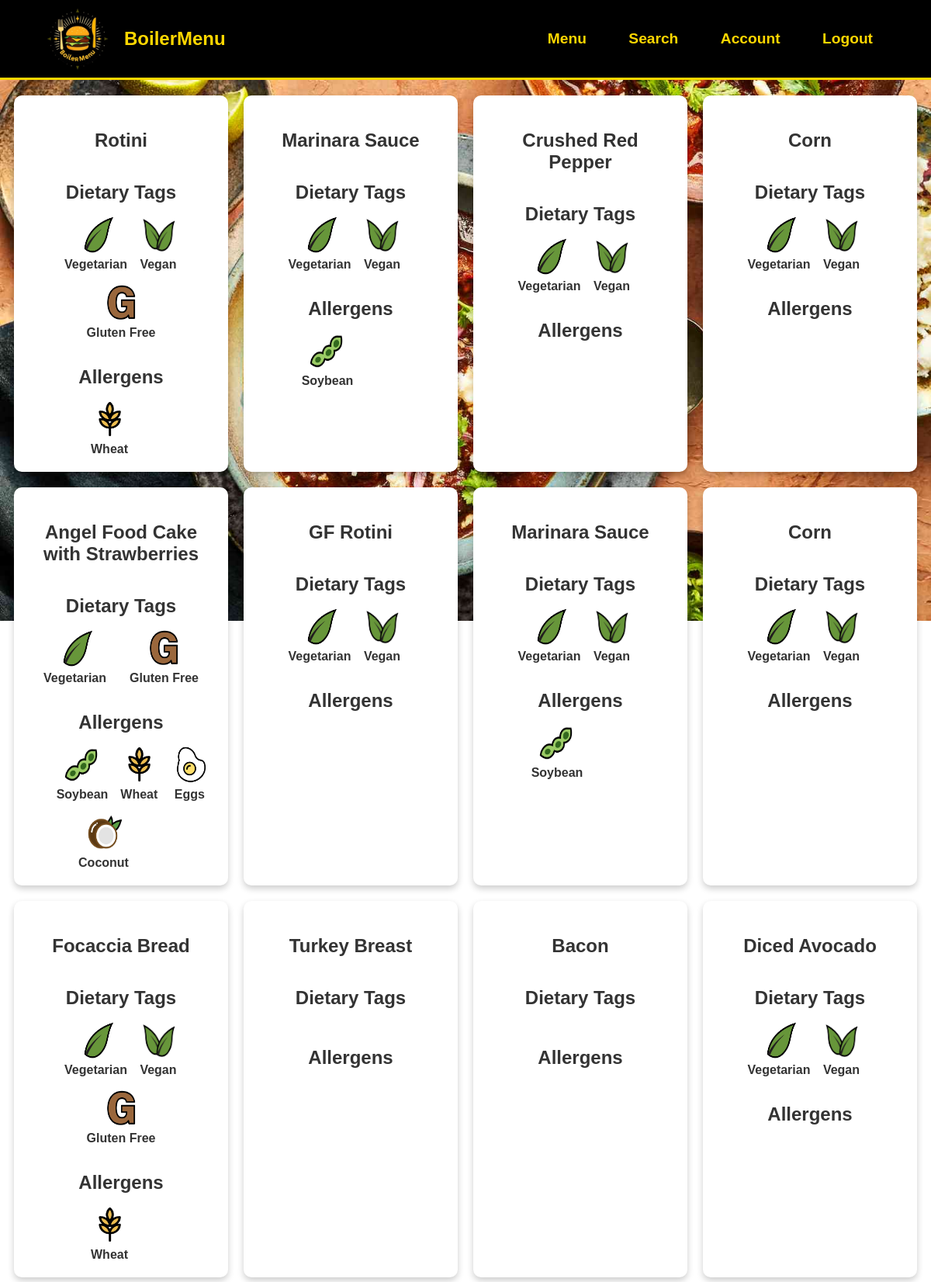
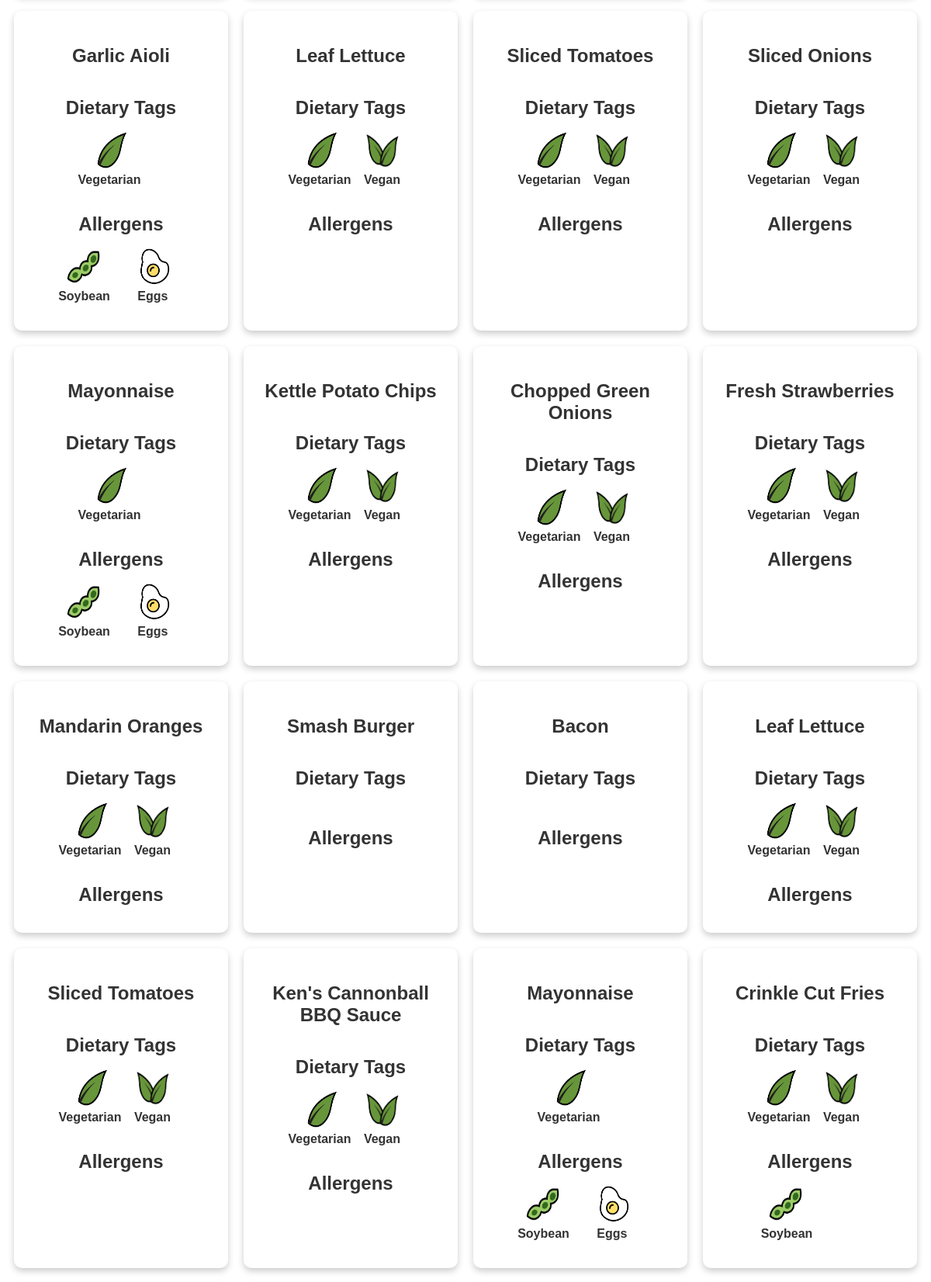
The page /menus/ (signed in, upper part) on the database its author committed (2 pictures, top to bottom).
### Menus/models.py (models this page shows)
class Menu(models.Model):
    name = models.CharField(max_length=200)
    vegetarian = models.BooleanField(default = False)
    vegan = models.BooleanField(default = False)
    glutenFree = models.BooleanField(default = False)
    dairy = models.BooleanField(default = False)
    peanuts = models.BooleanField(default = False)
    soybean = models.BooleanField(default = False)
    wheat = models.BooleanField(default = False)
    eggs = models.BooleanField(default = False)
    coconut = models.BooleanField(default = False)
    fish = models.BooleanField(default = False)
    shellfish = models.BooleanField(default = False)
    sesame = models.BooleanField(default = False)
    '''
    locations = ArrayField(models.CharField(max_length=25,
        choices=[(location.value, location.name) for location in locationConstants],
        default=locationConstants.ANY.value), default = None)
    times = ArrayField(models.CharField(max_length=20,
        choices=[(time.value, time.name) for time in timeConstants],
        default=timeConstants.ANY.value), default = None)
    '''

### Menus/views.py (the view)
# urls.py: path(r'menus/', display_menu, name='display_menu'),
def display_menu(request):
    if not request.user.is_authenticated:
        return redirect('Menus:login')
    items = Menu.objects.all()
    user = request.user
    if user.vegetarian:
        items = items.filter(vegetarian=True)
    if user.vegan:
        items = items.filter(vegan=True)
    if user.glutenFree:
        items = items.filter(glutenFree=True)
    if user.dairy:
        items = items.filter(dairy=False)
    if user.peanuts:
        items = items.filter(peanuts=False)
    if user.soybean:
        items = items.filter(soybean=False)
    if user.wheat:
        items = items.filter(wheat=False)
    if user.eggs:
        items = items.filter(eggs=False)
    if user.coconut:
        items = items.filter(coconut=False)
    if user.fish:
        items = items.filter(fish=False)
    if user.shellfish:
        items = items.filter(shellfish=False)
    if user.sesame:
        items = items.filter(sesame=False)
    return render(request, 'Menus/display_menu.html', {'items' : items})

### Menus/templates/Menus/display_menu.html (shortened to what this page needs)
{% extends 'index.html'%}
{% load static %}
{% block extra_head %}
    <link rel="stylesheet" href="{% static 'css/display_menu.css' %}"/>
{% endblock %}
{% block content %}
<div class="menu-container">
    {% for item in items %}
        <div class="menu-item-card">
                <p>{{ item.name }}</p>
                <div class="item-preferences">
                    <p class="tags-header">Dietary Tags</p>
                    <div class="dietary-tags">
                        <div class="item-preference-card">
                            {% if item.vegetarian %}
                            <img src="{% static 'vegetarian.png' %}">
                            <p>Vegetarian</p>
                            {% endif %}
                        </div>
                        <div class="item-preference-card">
                            {% if item.vegan %}
                            <img src="{% static 'vegan.png' %}">
                            <p>Vegan</p>
                            {% endif %}
                        </div>
                        <div class="item-preference-card">
                            {% if item.glutenFree %}
                            <img src="{% static 'glutenFree.png' %}">
                            <p>Gluten Free</p>
                            {% endif %}
                        </div>
                    </div>
                </div>
                <div class="item-preferences">
                    <p class="tags-header">Allergens</p>
                    <div class="allergen-tags">
                        <div class="item-preference-card">
                            {% if item.soybean %}
                            <img src="{% static 'soybean.png' %}">
                            <p>Soybean</p>
                            {% endif %}
                        </div>
                        <div class="item-preference-card">
                            {% if item.wheat %}
                            <img src="{% static 'wheat.png' %}">
                            <p>Wheat</p>
                            {% endif %}
                        </div>
                        <div class="item-preference-card">
                            {% if item.eggs %}
                            <img src="{% static 'eggs.png' %}">
                            <p>Eggs</p>
                            {% endif %}
                        </div>
                        <div class="item-preference-card">
                            {% if item.coconut %}
                            <img src="{% static 'coconut.png' %}">
                            <p>Coconut</p>
                            {% endif %}
                        </div>
                    </div>
                </div>
        </div>
    {% endfor %}
</div>
{% endblock %}

### Menus/templates/index.html (shortened to what this page needs)
{% load static %}
<!DOCTYPE html>
<html lang="en">
<head>
    <link rel="stylesheet" href="{% static 'css/navbar.css' %}">
    {% block extra_head %}{% endblock %}
</head>
<body>
    <nav class="navbar">
        <div class="logo-container">
            <img src="{% static 'logo.png' %}" alt="Logo - BoilerMenu" width="80px" class="logo"/>
            <p>BoilerMenu</p>
        </div>
        <div class="nav-links">
            <a href="{% url 'Menus:display_menu' %}">Menu</a>
            <a href="{% url 'Menus:item_set_preferences' %}">Search</a>
            <a href="{% url 'Menus:dashboard' %}">Account</a>
            <a href="{% url 'Menus:logout' %}">Logout</a>
        </div>
    </nav>
    {% block content %}
    {% endblock %}
</body>
</html>

### Menus/static/css/navbar.css (style rules this page uses)
body { font-family: 'Arial', sans-serif; margin: 0; padding: 0; }
.navbar { display: flex; align-items: center; justify-content: space-between; padding: 0px 50px; background: rgba(0, 0, 0); border-bottom: 3px solid gold; }
.logo-container { display: flex; align-items: center; }
.navbar .logo { width: 100px; margin-right: 10px; }
.logo-container p { color: #FFD700; font-size: 1.5em; font-weight: bold; text-shadow: 1px 1px 3px rgba(0, 0, 0, 0.6); margin: 0; }
.nav-links a { color: #FFD700; text-decoration: none; font-weight: bold; padding: 10px 15px; margin: 0 10px; font-size: 1.2em; position: relative; transition: color 0.3s ease; }
.nav-links a::after { content: ""; position: absolute; width: 0%; height: 3px; bottom: -5px; left: 0; background-color: #FFD700; transition: width 0.4s ease-in-out; }
.nav-links a { text-shadow: 1px 1px 3px rgba(0, 0, 0, 0.6); }

### Menus/static/css/display_menu.css (style rules this page uses)
body { font-family: 'Arial', sans-serif; margin: 0; padding: 0; background: url("/static/bg-img.jpg") no-repeat center center; background-size: cover; }
.menu-container { display: flex; flex-wrap: wrap; justify-content: center; gap: 20px; max-width: 1200px; margin: 20px auto; }
.menu-item-card { background-color: white; border-radius: 10px; box-shadow: 0 4px 8px rgba(0, 0, 0, 0.2); padding: 20px; width: 23%; box-sizing: border-box; text-align: center; }
.menu-item-card p { font-weight: bold; font-size: 1.5em; margin-bottom: 15px; color: #333; }
.tags-header { font-weight: bold; font-size: 1.2em; margin-bottom: 10px; }
.item-preferences { margin-top: 10px; display: flex; flex-direction: column; align-items: center; }
.dietary-tags, .allergen-tags { display: flex; flex-wrap: wrap; justify-content: center; gap: 15px; }
.item-preference-card { display: flex; flex-direction: column; align-items: center; justify-content: center; text-align: center; }
.item-preference-card img { width: 50px; height: 50px; margin-bottom: 5px; }
.item-preference-card p { margin: 0; text-decoration: none; font-size: 1em; text-align: center; }

### rows shown on the page
Menu: name "Rotini", vegetarian True (drawn), vegan True (drawn), glutenFree True (drawn), wheat True (drawn)
Menu: name "Marinara Sauce", vegetarian True (drawn), vegan True (drawn), soybean True (drawn)
Menu: name "Crushed Red Pepper", vegetarian True (drawn), vegan True (drawn)
Menu: name "Corn", vegetarian True (drawn), vegan True (drawn)
Menu: name "Angel Food Cake with Strawberries", vegetarian True (drawn), glutenFree True (drawn), soybean True (drawn), wheat True (drawn), eggs True (drawn), coconut True (drawn)
Menu: name "GF Rotini", vegetarian True (drawn), vegan True (drawn)
Menu: name "Marinara Sauce", vegetarian True (drawn), vegan True (drawn), soybean True (drawn)
Menu: name "Corn", vegetarian True (drawn), vegan True (drawn)
Menu: name "Focaccia Bread", vegetarian True (drawn), vegan True (drawn), glutenFree True (drawn), wheat True (drawn)
Menu: name "Turkey Breast"
Menu: name "Bacon"
Menu: name "Diced Avocado", vegetarian True (drawn), vegan True (drawn)
Menu: name "Garlic Aioli", vegetarian True (drawn), soybean True (drawn), eggs True (drawn)
Menu: name "Leaf Lettuce", vegetarian True (drawn), vegan True (drawn)
Menu: name "Sliced Tomatoes", vegetarian True (drawn), vegan True (drawn)
Menu: name "Sliced Onions", vegetarian True (drawn), vegan True (drawn)
Menu: name "Mayonnaise", vegetarian True (drawn), soybean True (drawn), eggs True (drawn)
Menu: name "Kettle Potato Chips", vegetarian True (drawn), vegan True (drawn)
Menu: name "Chopped Green Onions", vegetarian True (drawn), vegan True (drawn)
Menu: name "Fresh Strawberries", vegetarian True (drawn), vegan True (drawn)
Menu: name "Mandarin Oranges", vegetarian True (drawn), vegan True (drawn)
Menu: name "Smash Burger"
Menu: name "Bacon"
Menu: name "Leaf Lettuce", vegetarian True (drawn), vegan True (drawn)
Menu: name "Sliced Tomatoes", vegetarian True (drawn), vegan True (drawn)
Menu: name "Ken's Cannonball BBQ Sauce", vegetarian True (drawn), vegan True (drawn)
Menu: name "Mayonnaise", vegetarian True (drawn), soybean True (drawn), eggs True (drawn)
Menu: name "Crinkle Cut Fries", vegetarian True (drawn), vegan True (drawn), soybean True (drawn)
